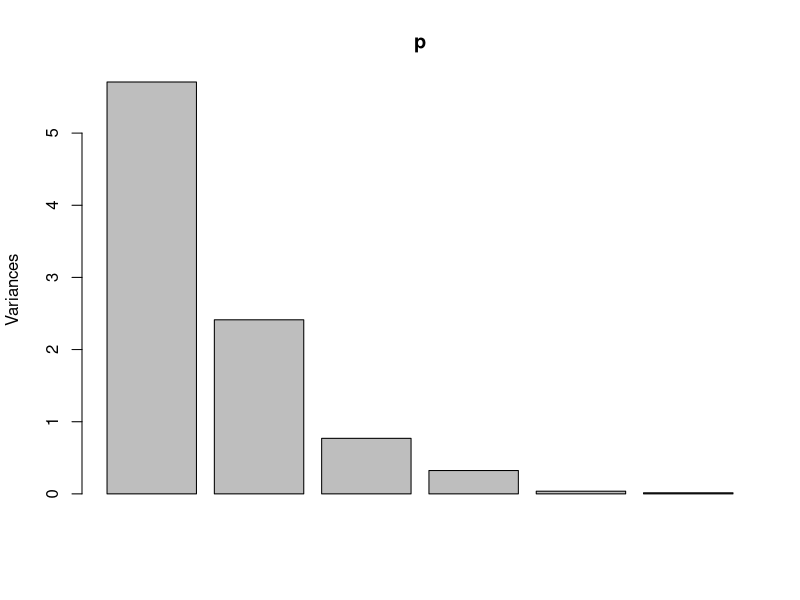
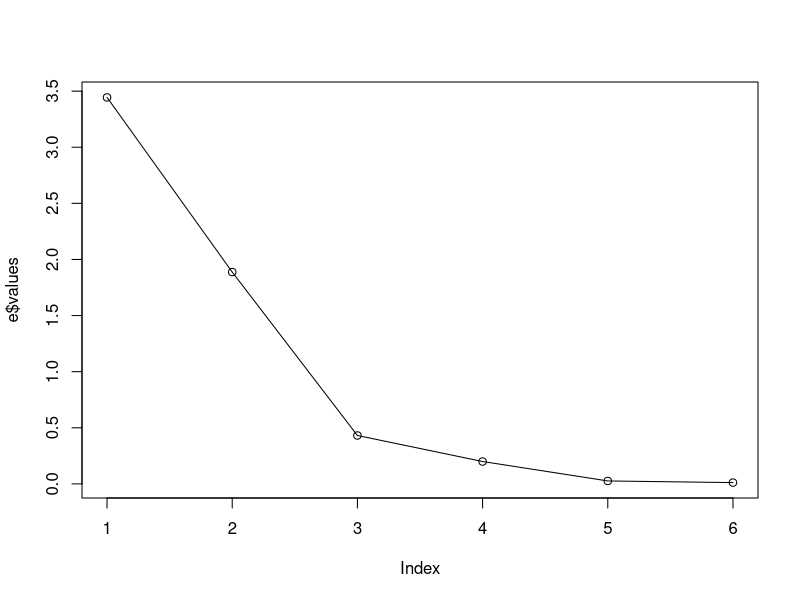
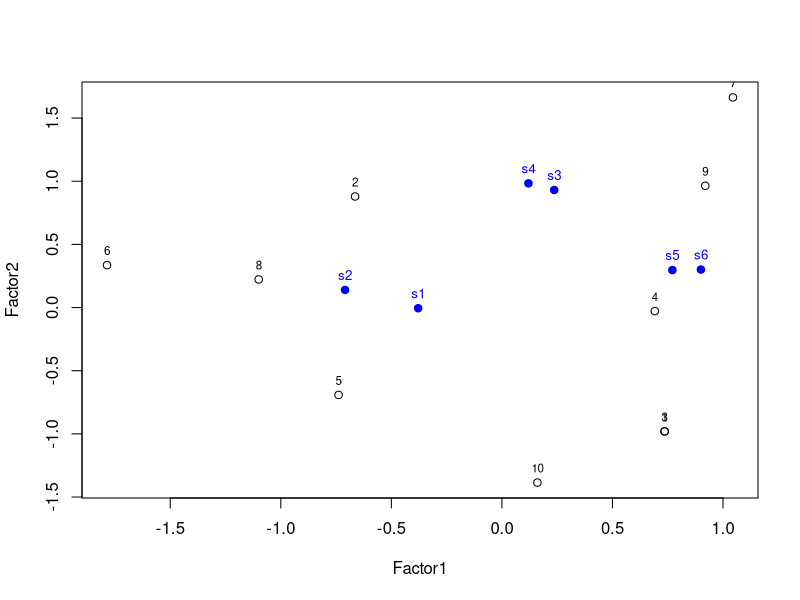
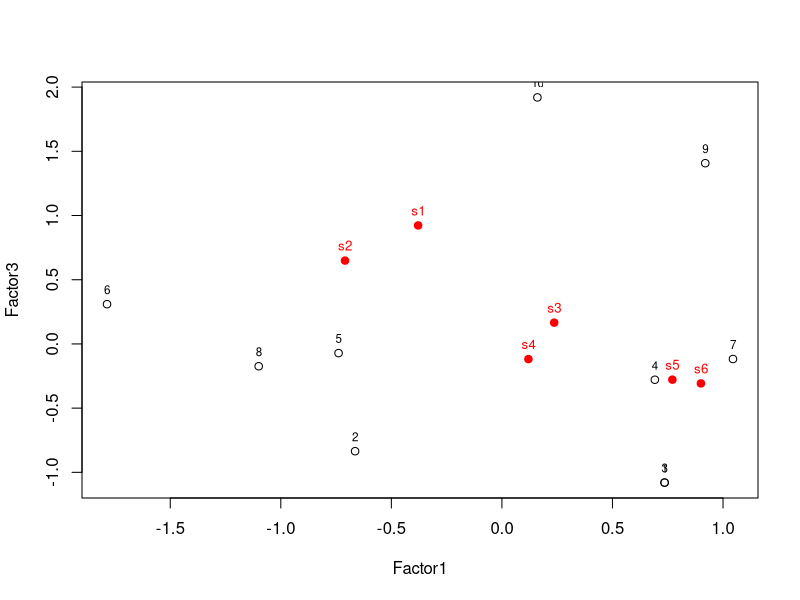
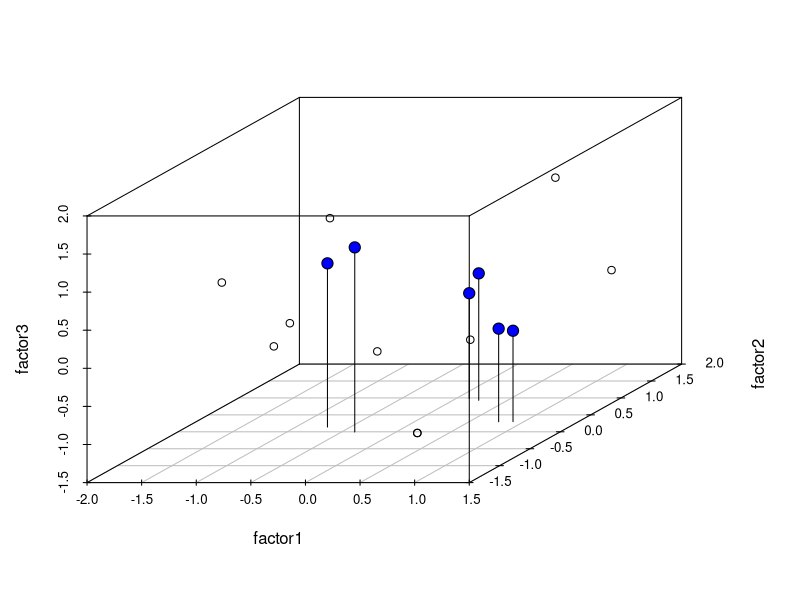

Recreate these plots in R, in order. (Note: this script raises an error after producing the figures.)

# 요인 분석
# 다수의 변수를 대상으로 변수 간의 관계를 분석, 공통 차원으로 축약하는 통계 기법

# 하위 요인으로 구성되는 데이터 셋이 준비 되어 있어야 하고
# 변수는 등간척도나 비율 척도여야하며 최소 50개 이상이어야 한다.

# 상관관계가 높은 변수끼리 그룹화하는 것이므로 상관관계가 낮다면 요인 분석에 적합하지 않다.


# 공통요인으로 변수 정제

# s1 ~ s6 각자 다른 분야의 과목들
# 1 ~ 5 5점 만점 (5점 척도) 만족도 조사

s1 <- c(1, 2, 1, 2, 3, 4, 2, 3, 4, 5)
s2 <- c(1, 3, 1, 2, 3, 4, 2, 4, 3, 4)
s3 <- c(2, 3, 2, 3, 2, 3, 5, 3, 4, 2)
s4 <- c(2, 4, 2, 3, 2, 3, 5, 3, 4, 1)
s5 <- c(4, 5, 4, 5, 2, 1, 5, 2, 4, 3)
s6 <- c(4, 3, 4, 4, 2, 1, 5, 2, 4, 2)

subject <- data.frame(s1, s2, s3, s4, s5, s6)

# 주성분 분석

# 요약 통계량 요소
# standard deviation 표준편차
# proportion of variance 분산의 비율
# cumulative proportion 누적 비율

p <- prcomp(subject)                # 주성분 분석 수행
summary(p)                          # 요약통계
plot(p)

# 고유값 분석

# $values 고유값 $vectors 고유벡터

e <- eigen(cor(subject))            # 고유값 추출
names(e)

plot(e$values, type = "o")

# 상관관계 분석

cor(subject)                        # 상관 계수 추출
r <- factanal(subject, factors = 3, rotation = "varimax", scores = "regression")
r                                   # factors = 요인 수
                                    # p 값이 0.05 이상이면 요인수가 부족하다는 의미
# Uniquenesses -> 0.5 이하 라면 유효한 변수
# Loadings -> 요인 적재값 ( 각변수와 해당 요인 값의 상관관계 계수)
#             0.4 이상이라면 유의미하다.
# SS loadings -> 요인적재값의 제곱의 합 ( 요인의 설명력 )
# proportion var -> 요인의 분산비율 ( 요인의 설명력의 비율 )
# cumulative var -> 누적분산 비율 ( 1 - 마지막 요인의 비율 = 정보손실 )
#                   정보 손실이 너무 크면 요인 분석의 의미가 없다.

attributes(r)                       # 결과 변수 속성
r$loadings                          # 기본 요인적재량

# 요인적재량 시각화

name <- 1:10                        # 문항 이름

                                    # factor1, factor2
plot(r$scores[ , c(1:2)])           # x, y에 해당하는 문항이름을 표시
text(r$scores[ , 1], r$scores[ , 2], labels = name, cex = 0.7, pos = 3)
                                    # 요인 적재량 표시
points(r$loadings[ , c(1:2)], pch = 19, col = "blue")
text(r$loadings[ , 1], r$loadings[ , 2], labels = rownames(r$loadings), cex = 0.8, pos = 3, col = "blue")

                                    # factor2, factor3
plot(r$scores[ , c(1, 3)])
text(r$scores[ , 1], r$scores[ , 3], labels = name, cex = 0.7, pos = 3)
                                    # 요인 적재량 표시
points(r$loadings[ , c(1, 3)], pch = 19, col = "red")
text(r$loadings[ , 1], r$loadings[ , 3], labels = rownames(r$loadings), cex = 0.8, pos = 3, col = "red")

                                    # 3차원 산점도
library(scatterplot3d)

factor1 <- r$scores[ , 1]           # 요인 점수
factor2 <- r$scores[ , 2]
factor3 <- r$scores[ , 3]

loading1 <- r$loadings[ , 1]        # 요인 적재량
loading2 <- r$loadings[ , 2]
loading3 <- r$loadings[ , 3]

d <- scatterplot3d(factor1, factor2, factor3, type = "p")
d$points3d(loading1, loading2, loading3, bg = "blue", pch = 21, cex = 1.5, type = "h")


# 잘못 분류된 요인 제거로 변수 정제

install.packages("memisc")        # spss로 편집된 데이터 불러오는 패키지
library(memisc)


setwd("C:/source/Part3")          # 샘플데이터
data <- as.data.set(spss.system.file("drinking_water.sav"))
dw <- data[1:11]
dw_df <- as.data.frame(data[1:11])
str(dw_df)                        # 제품친밀도 (q1, q2, q3, q4)
                                  # 제품적절성 (q5, q6, q7)
                                  # 제품만족도 (q8, q9, q10, q11)
r <- factanal(dw_df, factors = 3, rotation = "varimax")
r                                 # 1,2,3 / 4,5,6,7 / 8,9,10,11 이 가장 관련 높게 나옴
                                  # 의도한 요인과 결과가 다르게 나옴
# 잘못 분류된 요인 제거

dw_df <- dw_df[-4]

s <- data.frame(dw_df$Q8,dw_df$Q9,dw_df$Q10,dw_df$Q11)
c <- data.frame(dw_df$Q1,dw_df$Q2,dw_df$Q3)
p <- data.frame(dw_df$Q5,dw_df$Q6,dw_df$Q7)

satisfaction <- round((s$dw_df.Q8 + s$dw_df.Q9 + s$dw_df.Q10 + s$dw_df.Q11) / ncol(s), 2 )
closeness <- round((c$dw_df.Q1 + c$dw_df.Q2 + c$dw_df.Q3 ) / ncol(c), 2 )
pertinence <- round((p$dw_df.Q5 + p$dw_df.Q6 + p$dw_df.Q7 ) / ncol(p), 2 )

dw_f_df <- data.frame(satisfaction, closeness, pertinence)
colnames(dw_f_df) <- c("제품만족도", "제품친밀도", "제품적절성")

cor(dw_f_df)                      # 각 factor의 상관계수 추출
